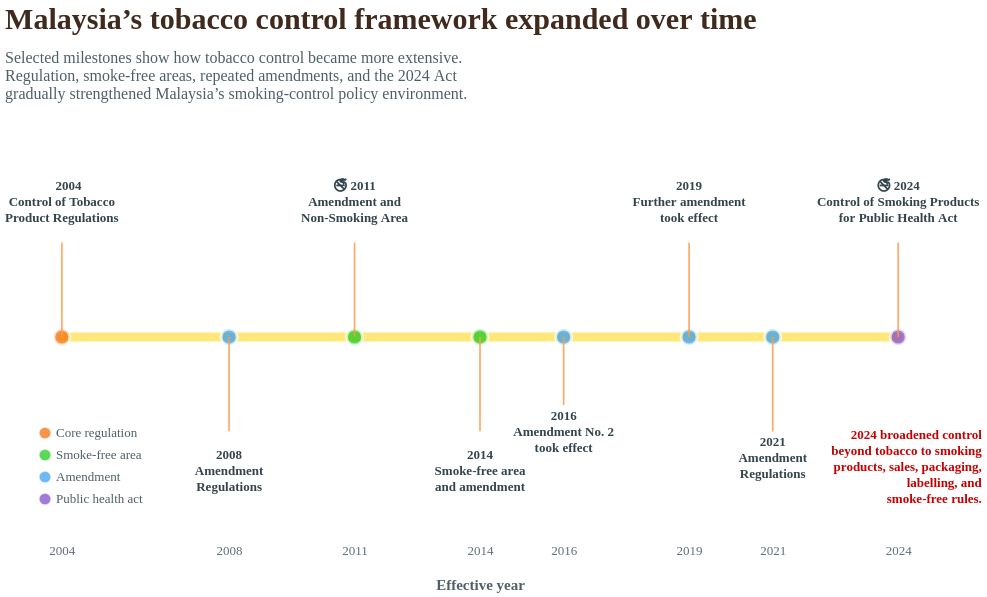

Source (Vega-Lite JSON):
### Vega-Lite specification from a JSON file in a GitHub repository (floating-point values rounded to 4 significant figures)
{"$schema": "https://vega.github.io/schema/vega-lite/v5.json", "description": "Selected milestones in Malaysia tobacco control laws.", "width": 920, "height": 380, "background": "white", "title": {"text": "Malaysia’s tobacco control framework expanded over time", "subtitle": ["Selected milestones show how tobacco control became more extensive.", "Regulation, smoke-free areas, repeated amendments, and the 2024 Act", "gradually strengthened Malaysia’s smoking-control policy environment."], "font": "Crimson Text", "fontSize": 30, "fontWeight": "bold", "color": "#3f2a1d", "subtitleFont": "Source Sans Pro", "subtitleFontSize": 16, "subtitleColor": "#4f5f66", "anchor": "start", "offset": 45, "subtitlePadding": 15}, "data": {"values": [{"Year": 2004, "Y": 0, "LabelY": 1.15, "LineEndY": 0.72, "Label": "🚬 2004\nControl of Tobacco\nProduct Regulations", "Category": "Core regulation"}, {"Year": 2008, "Y": 0, "LabelY": -0.9, "LineEndY": -0.72, "Label": "2008\nAmendment\nRegulations", "Category": "Amendment"}, {"Year": 2011, "Y": 0, "LabelY": 1.15, "LineEndY": 0.72, "Label": "🚭 2011\nAmendment and\nNon-Smoking Area", "Category": "Smoke-free area"}, {"Year": 2014, "Y": 0, "LabelY": -0.9, "LineEndY": -0.72, "Label": "2014\nSmoke-free area\nand amendment", "Category": "Smoke-free area"}, {"Year": 2016, "Y": 0, "LabelY": -0.6, "LineEndY": -0.52, "Label": "2016\nAmendment No. 2\ntook effect", "Category": "Amendment"}, {"Year": 2019, "Y": 0, "LabelY": 1.15, "LineEndY": 0.72, "Label": "2019\nFurther amendment\ntook effect", "Category": "Amendment"}, {"Year": 2021, "Y": 0, "LabelY": -0.8, "LineEndY": -0.72, "Label": "2021\nAmendment\nRegulations", "Category": "Amendment"}, {"Year": 2024, "Y": 0, "LabelY": 1.15, "LineEndY": 0.72, "Label": "🚭 2024\nControl of Smoking Products\nfor Public Health Act", "Category": "Public health act"}]}, "layer": [{"data": {"values": [{"Start": 2004, "End": 2024, "Y": 0}]}, "mark": {"type": "rule", "stroke": "#FFE14D", "strokeWidth": 9, "strokeCap": "round", "opacity": 0.75}, "encoding": {"x": {"field": "Start", "type": "quantitative", "scale": {"domain": [2003, 2025]}, "axis": {"title": "Effective year", "titleFont": "Source Sans Pro", "titleFontSize": 15, "titleFontWeight": "bold", "titleColor": "#4f5f66", "titlePadding": 20, "labelFont": "Source Sans Pro", "labelFontSize": 13, "labelColor": "#5f6f77", "labelPadding": 12, "format": "d", "values": [2004, 2008, 2011, 2014, 2016, 2019, 2021, 2024], "grid": false, "domain": false, "tickColor": "#ffffff"}}, "x2": {"field": "End"}, "y": {"field": "Y", "type": "quantitative", "scale": {"domain": [-1.45, 1.45]}, "axis": null}}}, {"mark": {"type": "point", "filled": true, "size": 260, "stroke": "white", "strokeWidth": 3}, "encoding": {"x": {"field": "Year", "type": "quantitative", "scale": {"domain": [2003, 2025]}, "axis": {"title": "Effective year", "titleFont": "Source Sans Pro", "titleFontSize": 15, "titleFontWeight": "bold", "titleColor": "#4f5f66", "labelFont": "Source Sans Pro", "labelFontSize": 13, "labelColor": "#5f6f77", "format": "d", "values": [2004, 2008, 2011, 2014, 2016, 2019, 2021, 2024], "grid": false, "domain": false, "tickColor": "#ffffff", "labelPadding": 12, "titlePadding": 20}}, "y": {"field": "Y", "type": "quantitative", "scale": {"domain": [-1.45, 1.45]}, "axis": null}, "color": {"field": "Category", "type": "nominal", "scale": {"domain": ["Core regulation", "Smoke-free area", "Amendment", "Public health act"], "range": ["#F26A00", "#12C912", "#2F9BEF", "#7A42C8"]}, "legend": {"title": null, "orient": "bottom-left", "labelFont": "Source Sans Pro", "labelFontSize": 13, "labelColor": "#4f5f66", "symbolSize": 150}}, "tooltip": [{"field": "Year", "type": "quantitative", "title": "Effective year", "format": "d"}, {"field": "Category", "type": "nominal", "title": "Policy type"}, {"field": "Label", "type": "nominal", "title": "Milestone"}]}}, {"mark": {"type": "rule", "stroke": "#FF9B4A", "strokeWidth": 1.7, "opacity": 0.85}, "encoding": {"x": {"field": "Year", "type": "quantitative", "scale": {"domain": [2003, 2025]}}, "y": {"field": "Y", "type": "quantitative", "scale": {"domain": [-1.45, 1.45]}}, "y2": {"field": "LineEndY"}}}, {"mark": {"type": "text", "align": "center", "baseline": "middle", "font": "Source Sans Pro", "fontSize": 13, "fontWeight": "bold", "lineBreak": "\n", "lineHeight": 16, "color": "#34444c"}, "encoding": {"x": {"field": "Year", "type": "quantitative", "scale": {"domain": [2003, 2025]}}, "y": {"field": "LabelY", "type": "quantitative", "scale": {"domain": [-1.45, 1.45]}}, "text": {"field": "Label"}}}, {"data": {"values": [{"Year": 2026, "Y": -0.8, "Text": "2024 broadened control \nbeyond tobacco to smoking \nproducts, sales, packaging,\nlabelling, and \nsmoke-free rules."}]}, "mark": {"type": "text", "align": "right", "baseline": "bottom", "font": "Source Sans Pro", "fontSize": 13, "fontWeight": "bold", "lineBreak": "\n", "lineHeight": 16, "color": "#C40000"}, "encoding": {"x": {"field": "Year", "type": "quantitative", "scale": {"domain": [2003, 2025]}}, "y": {"field": "Y", "type": "quantitative", "scale": {"domain": [-1.45, 1.45]}}, "text": {"field": "Text"}}}], "config": {"view": {"stroke": null}, "axis": {"labelFont": "Source Sans Pro", "titleFont": "Source Sans Pro", "labelPadding": 12, "titlePadding": 20}}}
